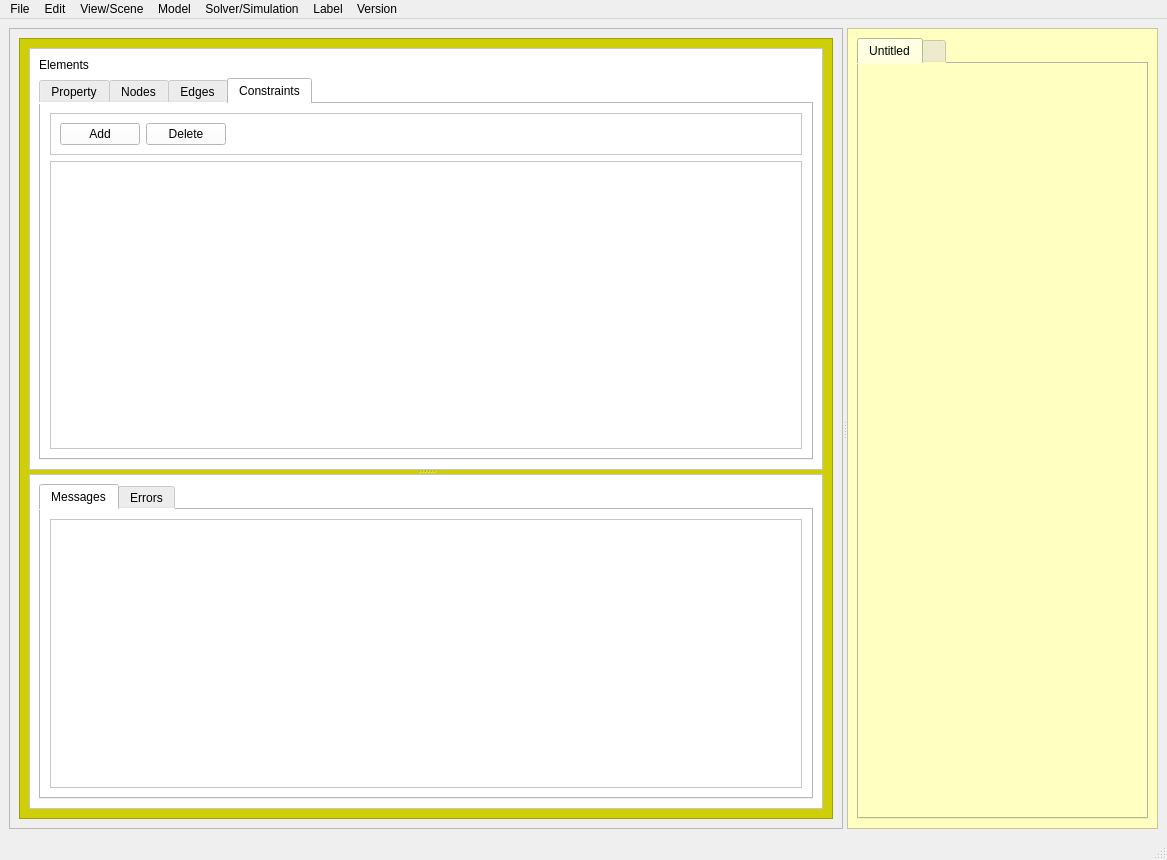
<?xml version="1.0" encoding="UTF-8"?>
<ui version="4.0">
 <class>MainWindow</class>
 <widget class="QMainWindow" name="MainWindow">
  <property name="geometry">
   <rect>
    <x>0</x>
    <y>0</y>
    <width>1167</width>
    <height>860</height>
   </rect>
  </property>
  <property name="windowTitle">
   <string>MainWindow</string>
  </property>
  <property name="autoFillBackground">
   <bool>true</bool>
  </property>
  <property name="styleSheet">
   <string notr="true"/>
  </property>
  <widget class="QWidget" name="centralwidget">
   <property name="sizePolicy">
    <sizepolicy hsizetype="Expanding" vsizetype="Expanding">
     <horstretch>0</horstretch>
     <verstretch>0</verstretch>
    </sizepolicy>
   </property>
   <property name="styleSheet">
    <string notr="true"/>
   </property>
   <layout class="QGridLayout" name="gridLayout_4">
    <item row="0" column="0">
     <widget class="QSplitter" name="splitter_3">
      <property name="orientation">
       <enum>Qt::Horizontal</enum>
      </property>
      <widget class="GeometrySerializableFrame" name="left_pane">
       <property name="frameShape">
        <enum>QFrame::StyledPanel</enum>
       </property>
       <property name="frameShadow">
        <enum>QFrame::Raised</enum>
       </property>
       <layout class="QGridLayout" name="gridLayout">
        <item row="0" column="0">
         <widget class="QSplitter" name="splitter_2">
          <property name="sizePolicy">
           <sizepolicy hsizetype="MinimumExpanding" vsizetype="Ignored">
            <horstretch>0</horstretch>
            <verstretch>0</verstretch>
           </sizepolicy>
          </property>
          <property name="orientation">
           <enum>Qt::Vertical</enum>
          </property>
          <widget class="QFrame" name="frame_3">
           <property name="sizePolicy">
            <sizepolicy hsizetype="Expanding" vsizetype="Expanding">
             <horstretch>0</horstretch>
             <verstretch>0</verstretch>
            </sizepolicy>
           </property>
           <property name="autoFillBackground">
            <bool>false</bool>
           </property>
           <property name="styleSheet">
            <string notr="true">background-color: #cfcf08</string>
           </property>
           <property name="frameShape">
            <enum>QFrame::StyledPanel</enum>
           </property>
           <property name="frameShadow">
            <enum>QFrame::Raised</enum>
           </property>
           <layout class="QGridLayout" name="gridLayout_5">
            <item row="0" column="0">
             <widget class="QSplitter" name="splitter">
              <property name="orientation">
               <enum>Qt::Vertical</enum>
              </property>
              <widget class="GeometrySerializableFrame" name="left_top_pane">
               <property name="styleSheet">
                <string notr="true">background: rgb(255,255,255)</string>
               </property>
               <property name="frameShape">
                <enum>QFrame::StyledPanel</enum>
               </property>
               <property name="frameShadow">
                <enum>QFrame::Raised</enum>
               </property>
               <layout class="QVBoxLayout" name="verticalLayout">
                <item>
                 <widget class="QLabel" name="label">
                  <property name="text">
                   <string>Elements</string>
                  </property>
                 </widget>
                </item>
                <item>
                 <widget class="QTabWidget" name="editorTabWidget">
                  <property name="currentIndex">
                   <number>3</number>
                  </property>
                  <widget class="QWidget" name="tab_7">
                   <attribute name="title">
                    <string>Property</string>
                   </attribute>
                   <layout class="QVBoxLayout" name="verticalLayout_4">
                    <item>
                     <widget class="QTableWidget" name="propertyWidget"/>
                    </item>
                   </layout>
                  </widget>
                  <widget class="QWidget" name="tab">
                   <attribute name="title">
                    <string>Nodes</string>
                   </attribute>
                   <widget class="QFrame" name="frame_4">
                    <property name="geometry">
                     <rect>
                      <x>11</x>
                      <y>11</y>
                      <width>364</width>
                      <height>52</height>
                     </rect>
                    </property>
                    <property name="frameShape">
                     <enum>QFrame::StyledPanel</enum>
                    </property>
                    <property name="frameShadow">
                     <enum>QFrame::Raised</enum>
                    </property>
                    <layout class="QHBoxLayout" name="horizontalLayout_6">
                     <item>
                      <widget class="QPushButton" name="pushButton_2">
                       <property name="text">
                        <string>Add</string>
                       </property>
                      </widget>
                     </item>
                     <item>
                      <widget class="QPushButton" name="pushButton_3">
                       <property name="text">
                        <string>Delete</string>
                       </property>
                      </widget>
                     </item>
                     <item>
                      <widget class="QPushButton" name="pushButton_5">
                       <property name="text">
                        <string>Update</string>
                       </property>
                      </widget>
                     </item>
                     <item>
                      <spacer name="horizontalSpacer_2">
                       <property name="orientation">
                        <enum>Qt::Horizontal</enum>
                       </property>
                       <property name="sizeHint" stdset="0">
                        <size>
                         <width>40</width>
                         <height>20</height>
                        </size>
                       </property>
                      </spacer>
                     </item>
                    </layout>
                   </widget>
                  </widget>
                  <widget class="QWidget" name="tab_2">
                   <attribute name="title">
                    <string>Edges</string>
                   </attribute>
                   <layout class="QHBoxLayout" name="horizontalLayout_8">
                    <item>
                     <layout class="QVBoxLayout" name="verticalLayout_6">
                      <item>
                       <widget class="QFrame" name="frame_7">
                        <property name="frameShape">
                         <enum>QFrame::StyledPanel</enum>
                        </property>
                        <property name="frameShadow">
                         <enum>QFrame::Raised</enum>
                        </property>
                        <layout class="QHBoxLayout" name="horizontalLayout_7">
                         <item>
                          <widget class="QPushButton" name="pushButton_6">
                           <property name="text">
                            <string>Add</string>
                           </property>
                          </widget>
                         </item>
                         <item>
                          <widget class="QPushButton" name="pushButton_7">
                           <property name="text">
                            <string>Delete</string>
                           </property>
                          </widget>
                         </item>
                         <item>
                          <widget class="QPushButton" name="pushButton_8">
                           <property name="text">
                            <string>Update</string>
                           </property>
                          </widget>
                         </item>
                         <item>
                          <spacer name="horizontalSpacer_3">
                           <property name="orientation">
                            <enum>Qt::Horizontal</enum>
                           </property>
                           <property name="sizeHint" stdset="0">
                            <size>
                             <width>40</width>
                             <height>20</height>
                            </size>
                           </property>
                          </spacer>
                         </item>
                        </layout>
                       </widget>
                      </item>
                      <item>
                       <widget class="QTableView" name="edgeTableView"/>
                      </item>
                     </layout>
                    </item>
                   </layout>
                  </widget>
                  <widget class="QWidget" name="tab_5">
                   <attribute name="title">
                    <string>Constraints</string>
                   </attribute>
                   <layout class="QGridLayout" name="gridLayout_6">
                    <item row="0" column="0">
                     <widget class="QFrame" name="frame_8">
                      <property name="frameShape">
                       <enum>QFrame::StyledPanel</enum>
                      </property>
                      <property name="frameShadow">
                       <enum>QFrame::Raised</enum>
                      </property>
                      <layout class="QHBoxLayout" name="horizontalLayout_9">
                       <item>
                        <widget class="QPushButton" name="addConstraintButton">
                         <property name="text">
                          <string>Add</string>
                         </property>
                        </widget>
                       </item>
                       <item>
                        <widget class="QPushButton" name="deleteConstraintButton">
                         <property name="text">
                          <string>Delete</string>
                         </property>
                        </widget>
                       </item>
                       <item>
                        <spacer name="horizontalSpacer_4">
                         <property name="orientation">
                          <enum>Qt::Horizontal</enum>
                         </property>
                         <property name="sizeHint" stdset="0">
                          <size>
                           <width>40</width>
                           <height>20</height>
                          </size>
                         </property>
                        </spacer>
                       </item>
                      </layout>
                     </widget>
                    </item>
                    <item row="1" column="0">
                     <widget class="QTableWidget" name="constraintWidget"/>
                    </item>
                   </layout>
                  </widget>
                 </widget>
                </item>
               </layout>
              </widget>
              <widget class="QFrame" name="frame_6">
               <property name="styleSheet">
                <string notr="true">background: rgb(255,255,255)</string>
               </property>
               <property name="frameShape">
                <enum>QFrame::StyledPanel</enum>
               </property>
               <property name="frameShadow">
                <enum>QFrame::Raised</enum>
               </property>
               <layout class="QVBoxLayout" name="verticalLayout_2">
                <item>
                 <widget class="QTabWidget" name="messageTab">
                  <property name="sizePolicy">
                   <sizepolicy hsizetype="Expanding" vsizetype="Expanding">
                    <horstretch>0</horstretch>
                    <verstretch>0</verstretch>
                   </sizepolicy>
                  </property>
                  <property name="currentIndex">
                   <number>0</number>
                  </property>
                  <widget class="QWidget" name="tab_3">
                   <attribute name="title">
                    <string>Messages</string>
                   </attribute>
                   <layout class="QGridLayout" name="gridLayout_3">
                    <item row="0" column="0">
                     <widget class="QTextEdit" name="messages">
                      <property name="sizePolicy">
                       <sizepolicy hsizetype="Expanding" vsizetype="Expanding">
                        <horstretch>0</horstretch>
                        <verstretch>0</verstretch>
                       </sizepolicy>
                      </property>
                     </widget>
                    </item>
                   </layout>
                  </widget>
                  <widget class="QWidget" name="tab_4">
                   <attribute name="title">
                    <string>Errors</string>
                   </attribute>
                   <layout class="QGridLayout" name="gridLayout_2">
                    <item row="0" column="0">
                     <widget class="QTableWidget" name="errorWidget">
                      <property name="styleSheet">
                       <string notr="true"/>
                      </property>
                     </widget>
                    </item>
                   </layout>
                  </widget>
                 </widget>
                </item>
               </layout>
              </widget>
             </widget>
            </item>
           </layout>
          </widget>
         </widget>
        </item>
       </layout>
      </widget>
      <widget class="QFrame" name="frame_2">
       <property name="sizePolicy">
        <sizepolicy hsizetype="Expanding" vsizetype="Expanding">
         <horstretch>0</horstretch>
         <verstretch>0</verstretch>
        </sizepolicy>
       </property>
       <property name="layoutDirection">
        <enum>Qt::LeftToRight</enum>
       </property>
       <property name="autoFillBackground">
        <bool>false</bool>
       </property>
       <property name="styleSheet">
        <string notr="true">background-color: rgb(255, 255, 193);</string>
       </property>
       <property name="frameShape">
        <enum>QFrame::StyledPanel</enum>
       </property>
       <property name="frameShadow">
        <enum>QFrame::Raised</enum>
       </property>
       <layout class="QHBoxLayout" name="horizontalLayout_2">
        <item>
         <widget class="QTabWidget" name="tabWidget">
          <property name="currentIndex">
           <number>0</number>
          </property>
          <widget class="QWidget" name="modelTab1">
           <attribute name="title">
            <string>Untitled</string>
           </attribute>
          </widget>
          <widget class="QWidget" name="noneed">
           <attribute name="title">
            <string/>
           </attribute>
          </widget>
         </widget>
        </item>
       </layout>
      </widget>
     </widget>
    </item>
   </layout>
  </widget>
  <widget class="QMenuBar" name="menubar">
   <property name="geometry">
    <rect>
     <x>0</x>
     <y>0</y>
     <width>1167</width>
     <height>26</height>
    </rect>
   </property>
   <widget class="QMenu" name="menuFile">
    <property name="title">
     <string>File</string>
    </property>
    <addaction name="actionNew"/>
    <addaction name="actionOpen"/>
    <addaction name="actionClose"/>
    <addaction name="actionSave"/>
    <addaction name="actionSaveAs"/>
    <addaction name="separator"/>
    <addaction name="actionImport"/>
    <addaction name="actionExport"/>
    <addaction name="separator"/>
    <addaction name="actionQuit"/>
   </widget>
   <widget class="QMenu" name="menuVersion">
    <property name="title">
     <string>Version</string>
    </property>
    <addaction name="actionHelp"/>
    <addaction name="actionVersion"/>
   </widget>
   <widget class="QMenu" name="menuEdit">
    <property name="title">
     <string>Edit</string>
    </property>
    <addaction name="actionCut"/>
    <addaction name="actionCopy"/>
    <addaction name="actionPaste"/>
   </widget>
   <widget class="QMenu" name="menuView_Scene">
    <property name="title">
     <string>View/Scene</string>
    </property>
    <addaction name="actionFitToScene"/>
    <addaction name="actionConsole"/>
    <addaction name="actionScript_Editor"/>
   </widget>
   <widget class="QMenu" name="menuModel">
    <property name="title">
     <string>Model</string>
    </property>
    <addaction name="actionAddConstraint"/>
    <addaction name="actionDeleteConstraint"/>
    <addaction name="separator"/>
    <addaction name="actionModelCheck"/>
    <addaction name="actionLayout_Manager"/>
   </widget>
   <widget class="QMenu" name="menuLabel">
    <property name="title">
     <string>Label</string>
    </property>
    <addaction name="actionNode_Id_to_Label"/>
    <addaction name="actionNode_Complexity_to_Label"/>
    <addaction name="actionNode_Description_to_Label"/>
    <addaction name="separator"/>
    <addaction name="actionEdge_Id_to_Label"/>
    <addaction name="actionEdge_Distance_to_Label"/>
    <addaction name="actionEdge_Description_to_Label"/>
    <addaction name="separator"/>
    <addaction name="actionNode_Tooltips"/>
    <addaction name="actionEdge_Tooltips"/>
   </widget>
   <widget class="QMenu" name="menuSolver_Simulation">
    <property name="title">
     <string>Solver/Simulation</string>
    </property>
    <addaction name="actionStart_Solver"/>
   </widget>
   <addaction name="menuFile"/>
   <addaction name="menuEdit"/>
   <addaction name="menuView_Scene"/>
   <addaction name="menuModel"/>
   <addaction name="menuSolver_Simulation"/>
   <addaction name="menuLabel"/>
   <addaction name="menuVersion"/>
  </widget>
  <widget class="QStatusBar" name="statusbar"/>
  <action name="actionOpen">
   <property name="text">
    <string>Open</string>
   </property>
  </action>
  <action name="actionClose">
   <property name="text">
    <string>Close</string>
   </property>
  </action>
  <action name="actionSave">
   <property name="enabled">
    <bool>false</bool>
   </property>
   <property name="text">
    <string>Save</string>
   </property>
  </action>
  <action name="actionSaveAs">
   <property name="enabled">
    <bool>false</bool>
   </property>
   <property name="text">
    <string>SaveAs</string>
   </property>
  </action>
  <action name="actionImport">
   <property name="enabled">
    <bool>false</bool>
   </property>
   <property name="text">
    <string>Import</string>
   </property>
  </action>
  <action name="actionExport">
   <property name="enabled">
    <bool>false</bool>
   </property>
   <property name="text">
    <string>Export</string>
   </property>
  </action>
  <action name="actionQuit">
   <property name="text">
    <string>Quit</string>
   </property>
  </action>
  <action name="actionVersion">
   <property name="enabled">
    <bool>false</bool>
   </property>
   <property name="text">
    <string>Version</string>
   </property>
  </action>
  <action name="actionHelp">
   <property name="enabled">
    <bool>false</bool>
   </property>
   <property name="text">
    <string>Help</string>
   </property>
  </action>
  <action name="actionFitToScene">
   <property name="enabled">
    <bool>false</bool>
   </property>
   <property name="text">
    <string>Fit to Scene</string>
   </property>
  </action>
  <action name="actionAddConstraint">
   <property name="enabled">
    <bool>false</bool>
   </property>
   <property name="text">
    <string>Add Constraint</string>
   </property>
  </action>
  <action name="actionDeleteConstraint">
   <property name="enabled">
    <bool>false</bool>
   </property>
   <property name="text">
    <string>Delete Constraint</string>
   </property>
  </action>
  <action name="actionModelCheck">
   <property name="enabled">
    <bool>false</bool>
   </property>
   <property name="text">
    <string>Model Check</string>
   </property>
  </action>
  <action name="actionChangeNodeLabel">
   <property name="text">
    <string>Change Node Label</string>
   </property>
  </action>
  <action name="actionNode_Id_to_Label">
   <property name="text">
    <string>Node Id to Label</string>
   </property>
  </action>
  <action name="actionNode_Complexity_to_Label">
   <property name="text">
    <string>Node Complexity to Label</string>
   </property>
  </action>
  <action name="actionEdge_Id_to_Label">
   <property name="text">
    <string>Edge Id to Label</string>
   </property>
  </action>
  <action name="actionEdge_Distance_to_Label">
   <property name="text">
    <string>Edge distance to Label</string>
   </property>
  </action>
  <action name="actionEdge_Description_to_Label">
   <property name="text">
    <string>Edge Description to Label</string>
   </property>
  </action>
  <action name="actionNode_Description_to_Label">
   <property name="text">
    <string>Node Description to Label</string>
   </property>
  </action>
  <action name="actionNode_Tooltips">
   <property name="text">
    <string>Node Tooltips</string>
   </property>
  </action>
  <action name="actionEdge_Tooltips">
   <property name="text">
    <string>Edge Tooltips</string>
   </property>
  </action>
  <action name="actionLayout_Manager">
   <property name="enabled">
    <bool>false</bool>
   </property>
   <property name="text">
    <string>Layout Manager</string>
   </property>
  </action>
  <action name="actionConsole">
   <property name="enabled">
    <bool>false</bool>
   </property>
   <property name="text">
    <string>Console</string>
   </property>
  </action>
  <action name="actionScript_Editor">
   <property name="enabled">
    <bool>false</bool>
   </property>
   <property name="text">
    <string>Script Editor</string>
   </property>
  </action>
  <action name="actionNew">
   <property name="text">
    <string>New</string>
   </property>
  </action>
  <action name="actionStart_Solver">
   <property name="enabled">
    <bool>true</bool>
   </property>
   <property name="text">
    <string>Solver Contorller</string>
   </property>
  </action>
  <action name="actionCut">
   <property name="enabled">
    <bool>false</bool>
   </property>
   <property name="text">
    <string>Cut</string>
   </property>
  </action>
  <action name="actionCopy">
   <property name="enabled">
    <bool>false</bool>
   </property>
   <property name="text">
    <string>Copy</string>
   </property>
  </action>
  <action name="actionPaste">
   <property name="enabled">
    <bool>false</bool>
   </property>
   <property name="text">
    <string>Paste</string>
   </property>
  </action>
 </widget>
 <customwidgets>
  <customwidget>
   <class>GeometrySerializableFrame</class>
   <extends>QFrame</extends>
   <header>gui.geomserializable</header>
   <container>1</container>
  </customwidget>
 </customwidgets>
 <resources/>
 <connections>
  <connection>
   <sender>actionOpen</sender>
   <signal>triggered()</signal>
   <receiver>MainWindow</receiver>
   <slot>command_open()</slot>
   <hints>
    <hint type="sourcelabel">
     <x>-1</x>
     <y>-1</y>
    </hint>
    <hint type="destinationlabel">
     <x>510</x>
     <y>388</y>
    </hint>
   </hints>
  </connection>
  <connection>
   <sender>actionQuit</sender>
   <signal>triggered()</signal>
   <receiver>MainWindow</receiver>
   <slot>command_quit()</slot>
   <hints>
    <hint type="sourcelabel">
     <x>-1</x>
     <y>-1</y>
    </hint>
    <hint type="destinationlabel">
     <x>510</x>
     <y>388</y>
    </hint>
   </hints>
  </connection>
  <connection>
   <sender>actionClose</sender>
   <signal>triggered()</signal>
   <receiver>MainWindow</receiver>
   <slot>command_close()</slot>
   <hints>
    <hint type="sourcelabel">
     <x>-1</x>
     <y>-1</y>
    </hint>
    <hint type="destinationlabel">
     <x>510</x>
     <y>388</y>
    </hint>
   </hints>
  </connection>
  <connection>
   <sender>actionSave</sender>
   <signal>triggered()</signal>
   <receiver>MainWindow</receiver>
   <slot>command_save()</slot>
   <hints>
    <hint type="sourcelabel">
     <x>-1</x>
     <y>-1</y>
    </hint>
    <hint type="destinationlabel">
     <x>510</x>
     <y>388</y>
    </hint>
   </hints>
  </connection>
  <connection>
   <sender>actionSaveAs</sender>
   <signal>triggered()</signal>
   <receiver>MainWindow</receiver>
   <slot>command_saveAs()</slot>
   <hints>
    <hint type="sourcelabel">
     <x>-1</x>
     <y>-1</y>
    </hint>
    <hint type="destinationlabel">
     <x>510</x>
     <y>388</y>
    </hint>
   </hints>
  </connection>
  <connection>
   <sender>actionFitToScene</sender>
   <signal>triggered()</signal>
   <receiver>MainWindow</receiver>
   <slot>command_fit_to_scene()</slot>
   <hints>
    <hint type="sourcelabel">
     <x>-1</x>
     <y>-1</y>
    </hint>
    <hint type="destinationlabel">
     <x>555</x>
     <y>429</y>
    </hint>
   </hints>
  </connection>
  <connection>
   <sender>actionDeleteConstraint</sender>
   <signal>triggered()</signal>
   <receiver>MainWindow</receiver>
   <slot>command_delete_constraint()</slot>
   <hints>
    <hint type="sourcelabel">
     <x>-1</x>
     <y>-1</y>
    </hint>
    <hint type="destinationlabel">
     <x>555</x>
     <y>429</y>
    </hint>
   </hints>
  </connection>
  <connection>
   <sender>actionNode_Id_to_Label</sender>
   <signal>triggered()</signal>
   <receiver>MainWindow</receiver>
   <slot>command_set_node_id_to_label()</slot>
   <hints>
    <hint type="sourcelabel">
     <x>-1</x>
     <y>-1</y>
    </hint>
    <hint type="destinationlabel">
     <x>555</x>
     <y>429</y>
    </hint>
   </hints>
  </connection>
  <connection>
   <sender>actionNode_Complexity_to_Label</sender>
   <signal>triggered()</signal>
   <receiver>MainWindow</receiver>
   <slot>command_set_node_complexity_to_label()</slot>
   <hints>
    <hint type="sourcelabel">
     <x>-1</x>
     <y>-1</y>
    </hint>
    <hint type="destinationlabel">
     <x>555</x>
     <y>429</y>
    </hint>
   </hints>
  </connection>
  <connection>
   <sender>actionNode_Description_to_Label</sender>
   <signal>triggered()</signal>
   <receiver>MainWindow</receiver>
   <slot>command_set_node_caption_to_label()</slot>
   <hints>
    <hint type="sourcelabel">
     <x>-1</x>
     <y>-1</y>
    </hint>
    <hint type="destinationlabel">
     <x>555</x>
     <y>429</y>
    </hint>
   </hints>
  </connection>
  <connection>
   <sender>actionEdge_Id_to_Label</sender>
   <signal>triggered()</signal>
   <receiver>MainWindow</receiver>
   <slot>command_set_edge_id_to_label()</slot>
   <hints>
    <hint type="sourcelabel">
     <x>-1</x>
     <y>-1</y>
    </hint>
    <hint type="destinationlabel">
     <x>555</x>
     <y>429</y>
    </hint>
   </hints>
  </connection>
  <connection>
   <sender>actionEdge_Distance_to_Label</sender>
   <signal>triggered()</signal>
   <receiver>MainWindow</receiver>
   <slot>command_set_edge_distance_to_label()</slot>
   <hints>
    <hint type="sourcelabel">
     <x>-1</x>
     <y>-1</y>
    </hint>
    <hint type="destinationlabel">
     <x>555</x>
     <y>429</y>
    </hint>
   </hints>
  </connection>
  <connection>
   <sender>actionEdge_Description_to_Label</sender>
   <signal>triggered()</signal>
   <receiver>MainWindow</receiver>
   <slot>command_set_edge_caption_to_label()</slot>
   <hints>
    <hint type="sourcelabel">
     <x>-1</x>
     <y>-1</y>
    </hint>
    <hint type="destinationlabel">
     <x>555</x>
     <y>429</y>
    </hint>
   </hints>
  </connection>
  <connection>
   <sender>actionEdge_Tooltips</sender>
   <signal>triggered()</signal>
   <receiver>MainWindow</receiver>
   <slot>command_change_edge_tooltips()</slot>
   <hints>
    <hint type="sourcelabel">
     <x>-1</x>
     <y>-1</y>
    </hint>
    <hint type="destinationlabel">
     <x>555</x>
     <y>429</y>
    </hint>
   </hints>
  </connection>
  <connection>
   <sender>actionNode_Tooltips</sender>
   <signal>triggered()</signal>
   <receiver>MainWindow</receiver>
   <slot>command_change_node_tooltips()</slot>
   <hints>
    <hint type="sourcelabel">
     <x>-1</x>
     <y>-1</y>
    </hint>
    <hint type="destinationlabel">
     <x>555</x>
     <y>429</y>
    </hint>
   </hints>
  </connection>
  <connection>
   <sender>actionModelCheck</sender>
   <signal>triggered()</signal>
   <receiver>MainWindow</receiver>
   <slot>command_model_check()</slot>
   <hints>
    <hint type="sourcelabel">
     <x>-1</x>
     <y>-1</y>
    </hint>
    <hint type="destinationlabel">
     <x>555</x>
     <y>429</y>
    </hint>
   </hints>
  </connection>
  <connection>
   <sender>actionLayout_Manager</sender>
   <signal>triggered()</signal>
   <receiver>MainWindow</receiver>
   <slot>command_layout_manager()</slot>
   <hints>
    <hint type="sourcelabel">
     <x>-1</x>
     <y>-1</y>
    </hint>
    <hint type="destinationlabel">
     <x>555</x>
     <y>429</y>
    </hint>
   </hints>
  </connection>
  <connection>
   <sender>actionAddConstraint</sender>
   <signal>triggered()</signal>
   <receiver>MainWindow</receiver>
   <slot>command_add_constraint()</slot>
   <hints>
    <hint type="sourcelabel">
     <x>-1</x>
     <y>-1</y>
    </hint>
    <hint type="destinationlabel">
     <x>555</x>
     <y>429</y>
    </hint>
   </hints>
  </connection>
  <connection>
   <sender>actionConsole</sender>
   <signal>triggered()</signal>
   <receiver>MainWindow</receiver>
   <slot>command_console()</slot>
   <hints>
    <hint type="sourcelabel">
     <x>-1</x>
     <y>-1</y>
    </hint>
    <hint type="destinationlabel">
     <x>555</x>
     <y>429</y>
    </hint>
   </hints>
  </connection>
  <connection>
   <sender>actionScript_Editor</sender>
   <signal>triggered()</signal>
   <receiver>MainWindow</receiver>
   <slot>command_script_editor()</slot>
   <hints>
    <hint type="sourcelabel">
     <x>-1</x>
     <y>-1</y>
    </hint>
    <hint type="destinationlabel">
     <x>555</x>
     <y>429</y>
    </hint>
   </hints>
  </connection>
  <connection>
   <sender>actionNew</sender>
   <signal>triggered()</signal>
   <receiver>MainWindow</receiver>
   <slot>command_new_model()</slot>
   <hints>
    <hint type="sourcelabel">
     <x>-1</x>
     <y>-1</y>
    </hint>
    <hint type="destinationlabel">
     <x>583</x>
     <y>429</y>
    </hint>
   </hints>
  </connection>
  <connection>
   <sender>tabWidget</sender>
   <signal>currentChanged(int)</signal>
   <receiver>MainWindow</receiver>
   <slot>command_change_current(int)</slot>
   <hints>
    <hint type="sourcelabel">
     <x>1006</x>
     <y>430</y>
    </hint>
    <hint type="destinationlabel">
     <x>583</x>
     <y>429</y>
    </hint>
   </hints>
  </connection>
  <connection>
   <sender>actionStart_Solver</sender>
   <signal>triggered()</signal>
   <receiver>MainWindow</receiver>
   <slot>command_start_solver()</slot>
   <hints>
    <hint type="sourcelabel">
     <x>-1</x>
     <y>-1</y>
    </hint>
    <hint type="destinationlabel">
     <x>583</x>
     <y>429</y>
    </hint>
   </hints>
  </connection>
 </connections>
 <slots>
  <slot>command_open()</slot>
  <slot>command_quit()</slot>
  <slot>command_close()</slot>
  <slot>command_save()</slot>
  <slot>command_saveAs()</slot>
  <slot>command_help()</slot>
  <slot>command_version()</slot>
  <slot>command_node_selected()</slot>
  <slot>command_node_deselected()</slot>
  <slot>command_node_added()</slot>
  <slot>command_node_changed()</slot>
  <slot>command_node_removed()</slot>
  <slot>command_edge_selected()</slot>
  <slot>command_edge_deselected()</slot>
  <slot>command_edge_added()</slot>
  <slot>command_edge_changed()</slot>
  <slot>command_edge_removed()</slot>
  <slot>command_show_context_menu(QPoint)</slot>
  <slot>command_fit_to_scene()</slot>
  <slot>command_add_constraint()</slot>
  <slot>command_delete_constraint()</slot>
  <slot>command_set_node_id_to_label()</slot>
  <slot>command_set_node_complexity_to_label()</slot>
  <slot>command_set_node_caption_to_label()</slot>
  <slot>command_set_edge_id_to_label()</slot>
  <slot>command_set_edge_distance_to_label()</slot>
  <slot>command_set_edge_caption_to_label()</slot>
  <slot>command_change_node_tooltips()</slot>
  <slot>command_change_edge_tooltips()</slot>
  <slot>command_model_check()</slot>
  <slot>command_layout_manager()</slot>
  <slot>command_console()</slot>
  <slot>command_script_editor()</slot>
  <slot>command_new_model()</slot>
  <slot>command_change_current(int)</slot>
  <slot>command_start_solver()</slot>
 </slots>
</ui>
